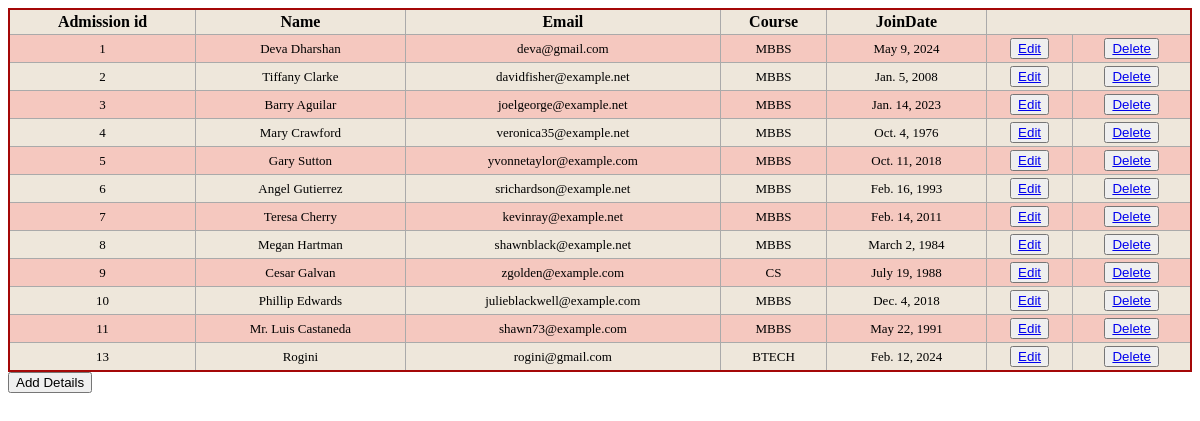
Page /indigo/iform/ on the committed database.
### IndigoApp/models.py (models this page shows, shortened)
class Admission(models.Model):
    name = models.CharField(max_length=20)
    email = models.EmailField()
    course = models.CharField(max_length=5)
    joindate = models.DateField()

### IndigoApp/views.py (the view)
# urls.py: path('iform/', views.entry),
def entry(request):
    adm=Admission.objects.all()
    return render(request, template_name="indigoapp/entryform.html",context={"adm":adm})

### template/indigoapp/entryform.html (shortened to what this page needs)
<!DOCTYPE html>
<html lang="en">
<head>
    {% load static %}
    <link rel="stylesheet" href="{% static 'css/table.css' %}">
</head>
<body>
<table class="redTable">
    <tr>
        <th>Admission id</th>
        <th>Name</th>
        <th>Email</th>
        <th>Course</th>
        <th>JoinDate</th>
    </tr>
    {% for adm in adm %}
    <tr>
        <td>{{adm.id}}</td>
        <td>{{adm.name}}</td>
        <td>{{adm.email}}</td>
        <td>{{adm.course}}</td>
        <td>{{adm.joindate}}</td>
        <td><button><a href="/indigo/update/{{adm.id}}">Edit</a></button></td>
        <td><button><a href="/indigo/delete/{{adm.id}}">Delete</a></button></td>
    </tr>
    {% endfor %}
</table>
    <a href="/indigo/admdetails/"><button>Add Details</button></a>
</body>
</html>

### static/css/table.css (style rules this page uses)
table.redTable { border: 2px solid #A40808; background-color: #EEE7DB; width: 100%; text-align: center; border-collapse: collapse; }
table.redTable td, table.redTable th { border: 1px solid #AAAAAA; padding: 3px 2px; }
table.redTable tbody td { font-size: 13px; }
table.redTable tr:nth-child(even) { background: #F5C8BF; }

### rows in the picture
Admission: id "1", name "Deva Dharshan", email "deva@gmail.com", course "MBBS", joindate "May 9, 2024"
Admission: id "2", name "Tiffany Clarke", email "davidfisher@example.net", course "MBBS", joindate "Jan. 5, 2008"
Admission: id "3", name "Barry Aguilar", email "joelgeorge@example.net", course "MBBS", joindate "Jan. 14, 2023"
Admission: id "4", name "Mary Crawford", email "veronica35@example.net", course "MBBS", joindate "Oct. 4, 1976"
Admission: id "5", name "Gary Sutton", email "yvonnetaylor@example.com", course "MBBS", joindate "Oct. 11, 2018"
Admission: id "6", name "Angel Gutierrez", email "srichardson@example.net", course "MBBS", joindate "Feb. 16, 1993"
Admission: id "7", name "Teresa Cherry", email "kevinray@example.net", course "MBBS", joindate "Feb. 14, 2011"
Admission: id "8", name "Megan Hartman", email "shawnblack@example.net", course "MBBS", joindate "March 2, 1984"
Admission: id "9", name "Cesar Galvan", email "zgolden@example.com", course "CS", joindate "July 19, 1988"
Admission: id "10", name "Phillip Edwards", email "julieblackwell@example.com", course "MBBS", joindate "Dec. 4, 2018"
Admission: id "11", name "Mr. Luis Castaneda", email "shawn73@example.com", course "MBBS", joindate "May 22, 1991"
Admission: id "13", name "Rogini", email "rogini@gmail.com", course "BTECH", joindate "Feb. 12, 2024"
